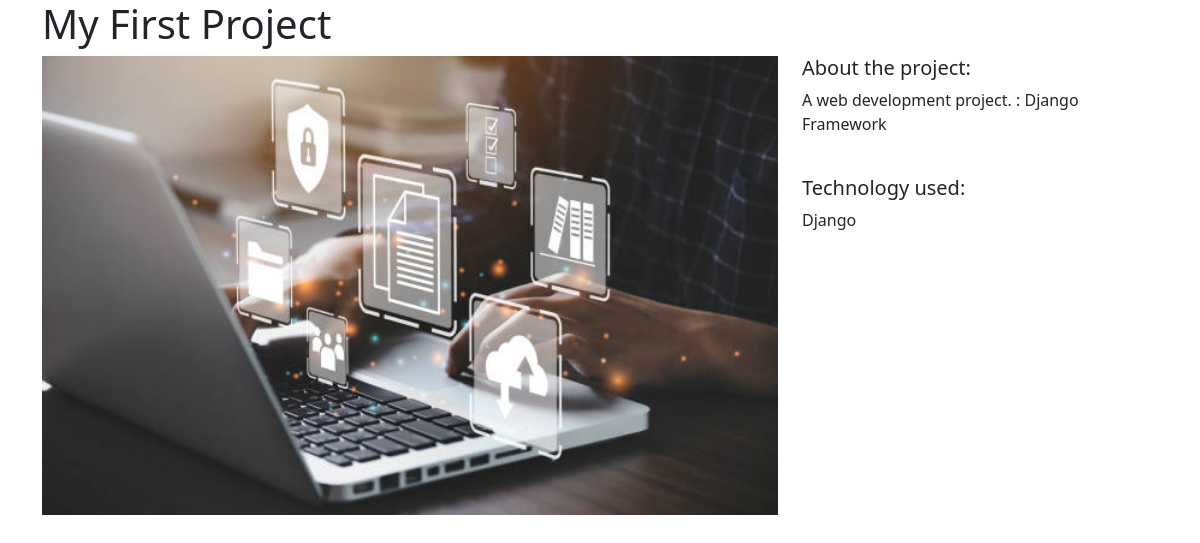
/projects/1/, run on the app's committed database.
### projects/models.py (models this page shows)
class Project(models.Model):
    title = models.CharField(max_length=100)
    description = models.TextField()
    technology = models.CharField(max_length=20)
    image = models.FileField(upload_to="project_images/", blank=True)

### projects/views.py (the view)
# urls.py: path("<int:pk>/", views.project_detail, name="project_detail"),
def project_detail(request, pk):
    project = Project.objects.get(pk=pk)
    context = {
        "project": project
    }
    return render(request, "projects/project_detail.html", context)

### projects/templates/projects/project_detail.html
{% extends "base.html" %}
{% block page_content %}
<h1>{{ project.title }}</h1>
<div class="row">
    <div class="col-md-8">
        {% if project.image %}
            <img src="{{ project.image.url }}" width="100%">
        {% endif %}
    </div>
    <div class="col-md-4">
        <h5>About the project:</h5>
        <p>{{ project.description }}</p>
        <br>
        <h5>Technology used:</h5>
        <p>{{ project.technology }}</p>
    </div>
</div>
{% endblock page_content %}

### data on the page
Project: image (picture), description "A web development project. : Django Framework", technology "Django"
